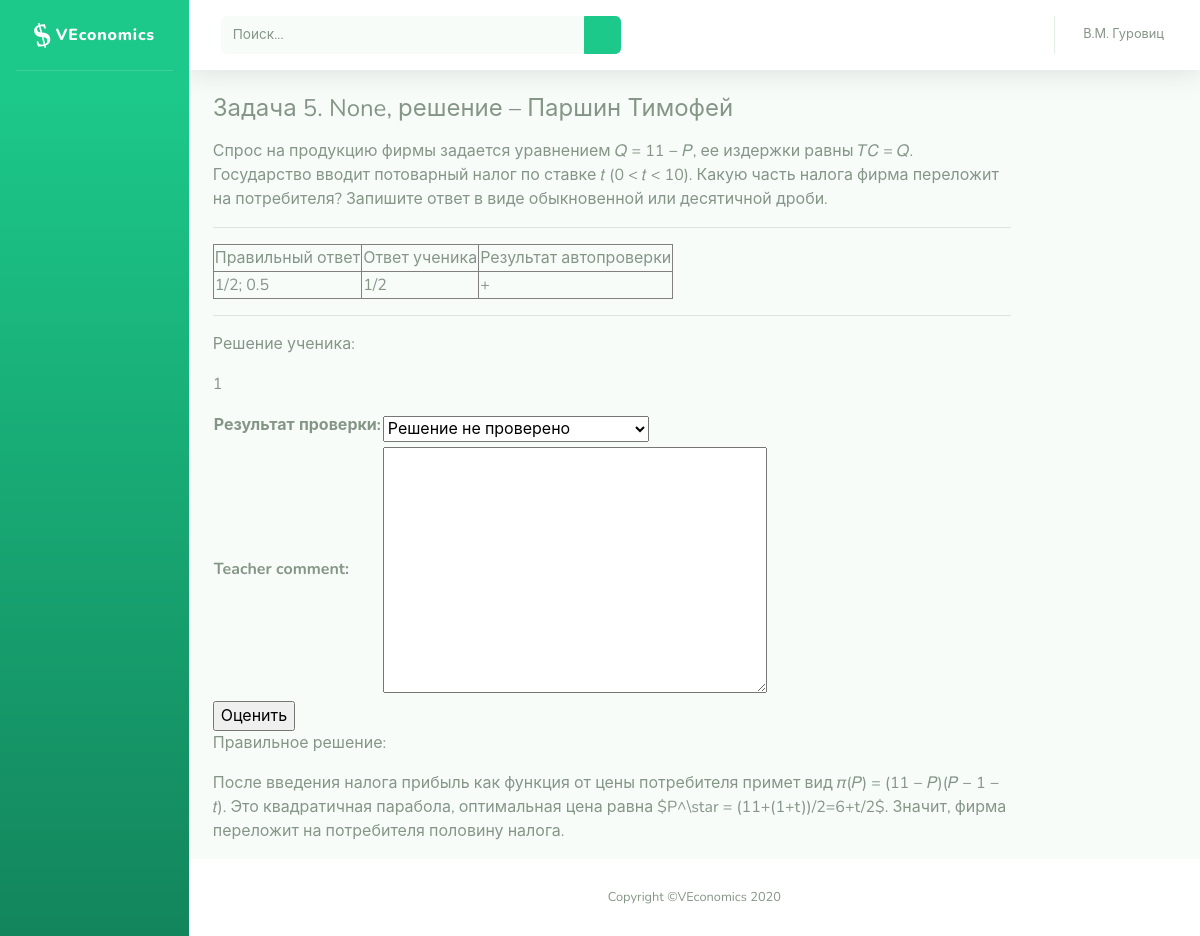
Page /problems/check/44 (signed in) on the committed database.
### problems/models.py (models this page shows, shortened)
class Submit(models.Model):
    assignment = models.ForeignKey(Assignment, on_delete=models.CASCADE, verbose_name='Назначенная задача', related_name='submits')
    short_answer = models.CharField('Ответ (для автоматической проверки)', max_length=200, blank=True)
    solution = RichTextUploadingField('Решение', blank=True)
    submit_datetime = models.DateTimeField('Время и дата сдачи решения', auto_now_add=True, blank=False)
    answer_autoverdict = models.BooleanField('Результат автоматической проверки ответа', blank=True, null=True)
    verdict = models.IntegerField('Результат проверки', choices=VERDICT_CHOICES, blank=False, null=False, default=-1)
    teacher_comment = RichTextUploadingField('Комментарий учителя', blank=True)

class Assignment(models.Model):
    person = models.ForeignKey(User, on_delete=models.CASCADE, verbose_name='Кому задано')
    problem = models.ForeignKey(Problem, on_delete=models.CASCADE, verbose_name='Задача')
    date_assigned = models.DateField('Когда задано', auto_now_add=True, blank=False)
    date_deadline = models.DateField('Сдать до', blank=True, null=True)
    assigned_by = models.ForeignKey(User, on_delete=models.CASCADE, related_name='assigner', verbose_name='Кем задано')
    status = models.IntegerField('Статус', choices = STATUS_CHOICES, null=False, blank=False, default=0)
    class Meta:
        ordering = ['status', 'date_deadline']

class Problem(models.Model):
    name = models.CharField('Название', max_length=200, blank=True, null=True)
    task = RichTextUploadingField('Условие')
    problem_type = models.IntegerField('Тип задачи', choices=TYPE_CHOICES, blank=False, null=False, default=0)
    short_answer = models.CharField('Ответ (для автоматической проверки)', max_length=200, blank=True)
    yesno_answer = models.IntegerField('Ответ ДА/НЕТ', choices=YESNO_CHOICES, blank=False, null=False, default=0)
    solution = RichTextUploadingField('Решение', blank=True)
    hint = RichTextUploadingField('Подсказка', blank=True)
    topics = models.ManyToManyField(Topic, related_name="problems", verbose_name='Темы')
    assignments = models.ManyToManyField(User, through='Assignment', through_fields=['problem', 'person'])
    class Meta:
        ordering = ['id']

### problems/views.py (the view)
# urls.py: path('check/<int:submit_id>', views.check_solution, name="check"),
def check_solution(request, submit_id):
    submit = Submit.objects.get(id=submit_id)
    if request.user == submit.assignment.assigned_by:
        form = CheckForm()
        context = {'form': form, 'submit': submit}
        return render(request, 'problems/sb/index_temp.html', context)
    else:
        return redirect('index')

### problems/forms.py
class CheckForm(forms.ModelForm):
    class Meta:
        model = Submit
        fields = ('verdict', 'teacher_comment',)

### problems/templates/problems/sb/index_temp.html (shortened to what this page needs)
{% extends "problems/sb/base.html" %}
{% block topbar %}
          <form class="d-none d-sm-inline-block form-inline mr-auto ml-md-3 my-2 my-md-0 mw-100 navbar-search">
            <div class="input-group">
              <input type="text" class="form-control bg-light border-0 small" placeholder="Поиск..." aria-label="Search" aria-describedby="basic-addon2">
              <div class="input-group-append">
                <button class="btn btn-primary" type="button">
                  <i class="fas fa-search fa-sm"></i>
                </button>
              </div>
            </div>
          </form>
          <ul class="navbar-nav ml-auto">
            <li class="nav-item dropdown no-arrow">
              <a class="nav-link dropdown-toggle" href="#" id="userDropdown" role="button" data-toggle="dropdown" aria-haspopup="true" aria-expanded="false">
                <span class="mr-2 d-none d-lg-inline text-gray-600 small">{{ request.user.first_name }} {{ request.user.last_name }}</span>
              </a>
            </li>
          </ul>
{% endblock topbar %}
{% block content %}
  {% autoescape off %}
    {% include "problems/check_solution.html" %}
  {% endautoescape %}
{% endblock content %}

### problems/templates/problems/check_solution.html (shortened to what this page needs)
{% autoescape off %}
<div class="container-fluid">
    <div class="row">
        <div class="col-10">
            <h4>Задача {{ submit.assignment.problem.id }}. {{ submit.assignment.problem.name }}, решение – {{ submit.assignment.person.last_name }} {{ submit.assignment.person.first_name }}</h4>
            <p>{{ submit.assignment.problem.task }}
            <hr>
            <table border="1">
                <tr>
                    <td>Правильный ответ</td>
                    <td>Ответ ученика</td>
                    <td>Результат автопроверки</td>
                </tr>
                <tr>
                    <td>{{ submit.assignment.problem.short_answer }}</td>
                    <td>{{ submit.short_answer }}</td>
                    <td>{% if submit.answer_autoverdict == False %}–
                        {% elif submit.answer_autoverdict == True %}+
                        {% endif %}
                    </td>
                </tr>
            </table>
            <hr>
            <p>Решение ученика:
            <p>{{ submit.solution }}
            <p>
            <form action="{% url 'save_verdict' %}" method="POST">
                <table>
                    {{ form }}
                </table>
                <input type="submit" value="Оценить">
            </form>
            <p>Правильное решение:
            <p>{{ submit.assignment.problem.solution }}
        </div>
    </div>
</div>
{% endautoescape %}

### rows in the picture
Submit: assignment.problem.id "5", assignment.problem.name "None", assignment.person.last_name "Паршин", assignment.person.first_name "Тимофей", assignment.problem.task "Спрос на продукцию фирмы задается уравнением 𝑄 = 11 − 𝑃, ее издержки равны 𝑇𝐶 = 𝑄. Государство вводит потоварный налог по ставке 𝑡 (0 < 𝑡 < 10). Какую часть налога фирма переложит на потребителя? Запишите ответ в виде обыкновенной или десятичной дроби.", assignment.problem.short_answer "1/2; 0.5", short_answer "1/2", solution "1", assignment.problem.solution "После введения налога прибыль как функция от цены потребителя примет вид 𝜋(𝑃) = (11 − 𝑃)(𝑃 − 1 − 𝑡). Это квадратичная парабола, оптимальная цена равна $P^\\star = (11+(1+t))/2=6+t/2$. Значит, фирма переложит на потребителя половину налога."

### other values in the picture
{{ request.user.first_name }} "В.М."
{{ request.user.last_name }} "Гуровиц"
